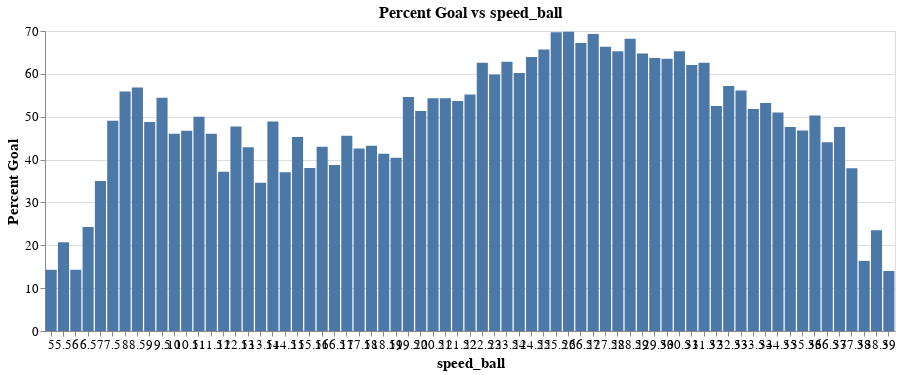

The notebook cell saved with this chart:
### Code cell
simple_shots_clean_copy = simple_shots_clean.copy()
simple_shots_clean_copy['speed_ball'] = np.where(simple_shots_clean_copy['speed_ball'].isna(), simple_shots_clean_copy['speed_ball'].mean(), simple_shots_clean_copy['speed_ball'])
plot_percent_goal_vs_feature(simple_shots_clean_copy, 'speed_ball')

### Figure 1 — Vega-Lite specification as saved in the notebook (floating-point values rounded to 4 significant figures)
{"config": {"view": {"continuousWidth": 300, "continuousHeight": 300}, "axis": {"labelFontSize": 13, "titleFontSize": 15}, "title": {"fontSize": 16}}, "data": {"name": "data-f049ec4fe879b52352a0026a06e5361c"}, "mark": {"type": "bar"}, "encoding": {"x": {"axis": {"labelAngle": 0, "title": "speed_ball"}, "field": "speed_ball", "type": "nominal"}, "y": {"axis": {"title": "Percent Goal"}, "field": "Percent Goal", "type": "quantitative"}}, "height": 300, "title": "Percent Goal vs speed_ball", "width": 850, "$schema": "https://vega.github.io/schema/vega-lite/v5.8.0.json", "datasets": {"data-f049ec4fe879b52352a0026a06e5361c": [{"speed_ball": 5.0, "No Goal": 1, "Goal": 1, "Percent Goal": 14.29}, {"speed_ball": 5.5, "No Goal": 6, "Goal": 3, "Percent Goal": 20.69}, {"speed_ball": 6.0, "No Goal": 6, "Goal": 2, "Percent Goal": 14.29}, {"speed_ball": 6.5, "No Goal": 6, "Goal": 4, "Percent Goal": 24.24}, {"speed_ball": 7.0, "No Goal": 6, "Goal": 7, "Percent Goal": 35.0}, {"speed_ball": 7.5, "No Goal": 6, "Goal": 13, "Percent Goal": 49.06}, {"speed_ball": 8.0, "No Goal": 7, "Goal": 19, "Percent Goal": 55.88}, {"speed_ball": 8.5, "No Goal": 12, "Goal": 27, "Percent Goal": 56.84}, {"speed_ball": 9.0, "No Goal": 12, "Goal": 20, "Percent Goal": 48.78}, {"speed_ball": 9.5, "No Goal": 19, "Goal": 34, "Percent Goal": 54.4}, {"speed_ball": 10.0, "No Goal": 17, "Goal": 23, "Percent Goal": 46.0}, {"speed_ball": 10.5, "No Goal": 18, "Goal": 25, "Percent Goal": 46.73}, {"speed_ball": 11.0, "No Goal": 21, "Goal": 32, "Percent Goal": 50.0}, {"speed_ball": 11.5, "No Goal": 26, "Goal": 32, "Percent Goal": 46.04}, {"speed_ball": 12.0, "No Goal": 32, "Goal": 26, "Percent Goal": 37.14}, {"speed_ball": 12.5, "No Goal": 28, "Goal": 37, "Percent Goal": 47.74}, {"speed_ball": 13.0, "No Goal": 27, "Goal": 30, "Percent Goal": 42.86}, {"speed_ball": 13.5, "No Goal": 30, "Goal": 23, "Percent Goal": 34.59}, {"speed_ball": 14.0, "No Goal": 31, "Goal": 43, "Percent Goal": 48.86}, {"speed_ball": 14.5, "No Goal": 45, "Goal": 35, "Percent Goal": 37.04}, {"speed_ball": 15.0, "No Goal": 31, "Goal": 38, "Percent Goal": 45.24}, {"speed_ball": 15.5, "No Goal": 53, "Goal": 42, "Percent Goal": 38.01}, {"speed_ball": 16.0, "No Goal": 61, "Goal": 58, "Percent Goal": 42.96}, {"speed_ball": 16.5, "No Goal": 69, "Goal": 54, "Percent Goal": 38.71}, {"speed_ball": 17.0, "No Goal": 63, "Goal": 67, "Percent Goal": 45.58}, {"speed_ball": 17.5, "No Goal": 85, "Goal": 76, "Percent Goal": 42.58}, {"speed_ball": 18.0, "No Goal": 87, "Goal": 80, "Percent Goal": 43.24}, {"speed_ball": 18.5, "No Goal": 92, "Goal": 78, "Percent Goal": 41.38}, {"speed_ball": 19.0, "No Goal": 124, "Goal": 97, "Percent Goal": 40.42}, {"speed_ball": 19.5, "No Goal": 96, "Goal": 139, "Percent Goal": 54.62}, {"speed_ball": 20.0, "No Goal": 108, "Goal": 135, "Percent Goal": 51.33}, {"speed_ball": 20.5, "No Goal": 114, "Goal": 160, "Percent Goal": 54.33}, {"speed_ball": 21.0, "No Goal": 117, "Goal": 164, "Percent Goal": 54.3}, {"speed_ball": 21.5, "No Goal": 126, "Goal": 171, "Percent Goal": 53.69}, {"speed_ball": 22.0, "No Goal": 142, "Goal": 202, "Percent Goal": 55.19}, {"speed_ball": 22.5, "No Goal": 128, "Goal": 252, "Percent Goal": 62.61}, {"speed_ball": 23.0, "No Goal": 134, "Goal": 234, "Percent Goal": 59.85}, {"speed_ball": 23.5, "No Goal": 129, "Goal": 258, "Percent Goal": 62.85}, {"speed_ball": 24.0, "No Goal": 130, "Goal": 233, "Percent Goal": 60.21}, {"speed_ball": 24.5, "No Goal": 115, "Goal": 247, "Percent Goal": 63.91}, {"speed_ball": 25.0, "No Goal": 115, "Goal": 268, "Percent Goal": 65.69}, {"speed_ball": 25.5, "No Goal": 117, "Goal": 328, "Percent Goal": 69.71}, {"speed_ball": 26.0, "No Goal": 116, "Goal": 329, "Percent Goal": 69.85}, {"speed_ball": 26.5, "No Goal": 125, "Goal": 310, "Percent Goal": 67.17}, {"speed_ball": 27.0, "No Goal": 126, "Goal": 345, "Percent Goal": 69.28}, {"speed_ball": 27.5, "No Goal": 134, "Goal": 318, "Percent Goal": 66.32}, {"speed_ball": 28.0, "No Goal": 130, "Goal": 297, "Percent Goal": 65.27}, {"speed_ball": 28.5, "No Goal": 112, "Goal": 301, "Percent Goal": 68.18}, {"speed_ball": 29.0, "No Goal": 129, "Goal": 290, "Percent Goal": 64.73}, {"speed_ball": 29.5, "No Goal": 125, "Goal": 271, "Percent Goal": 63.69}, {"speed_ball": 30.0, "No Goal": 129, "Goal": 277, "Percent Goal": 63.53}, {"speed_ball": 30.5, "No Goal": 119, "Goal": 281, "Percent Goal": 65.27}, {"speed_ball": 31.0, "No Goal": 125, "Goal": 255, "Percent Goal": 62.04}, {"speed_ball": 31.5, "No Goal": 104, "Goal": 227, "Percent Goal": 62.62}, {"speed_ball": 32.0, "No Goal": 128, "Goal": 177, "Percent Goal": 52.52}, {"speed_ball": 32.5, "No Goal": 104, "Goal": 182, "Percent Goal": 57.14}, {"speed_ball": 33.0, "No Goal": 107, "Goal": 179, "Percent Goal": 56.11}, {"speed_ball": 33.5, "No Goal": 118, "Goal": 163, "Percent Goal": 51.83}, {"speed_ball": 34.0, "No Goal": 91, "Goal": 142, "Percent Goal": 53.18}, {"speed_ball": 34.5, "No Goal": 79, "Goal": 118, "Percent Goal": 50.97}, {"speed_ball": 35.0, "No Goal": 73, "Goal": 98, "Percent Goal": 47.57}, {"speed_ball": 35.5, "No Goal": 60, "Goal": 84, "Percent Goal": 46.8}, {"speed_ball": 36.0, "No Goal": 57, "Goal": 94, "Percent Goal": 50.27}, {"speed_ball": 36.5, "No Goal": 50, "Goal": 68, "Percent Goal": 44.01}, {"speed_ball": 37.0, "No Goal": 51, "Goal": 80, "Percent Goal": 47.62}, {"speed_ball": 37.5, "No Goal": 23, "Goal": 37, "Percent Goal": 37.95}, {"speed_ball": 38.0, "No Goal": 8, "Goal": 9, "Percent Goal": 16.36}, {"speed_ball": 38.5, "No Goal": 7, "Goal": 14, "Percent Goal": 23.53}, {"speed_ball": 39.0, "No Goal": 4, "Goal": 7, "Percent Goal": 14.0}]}}
